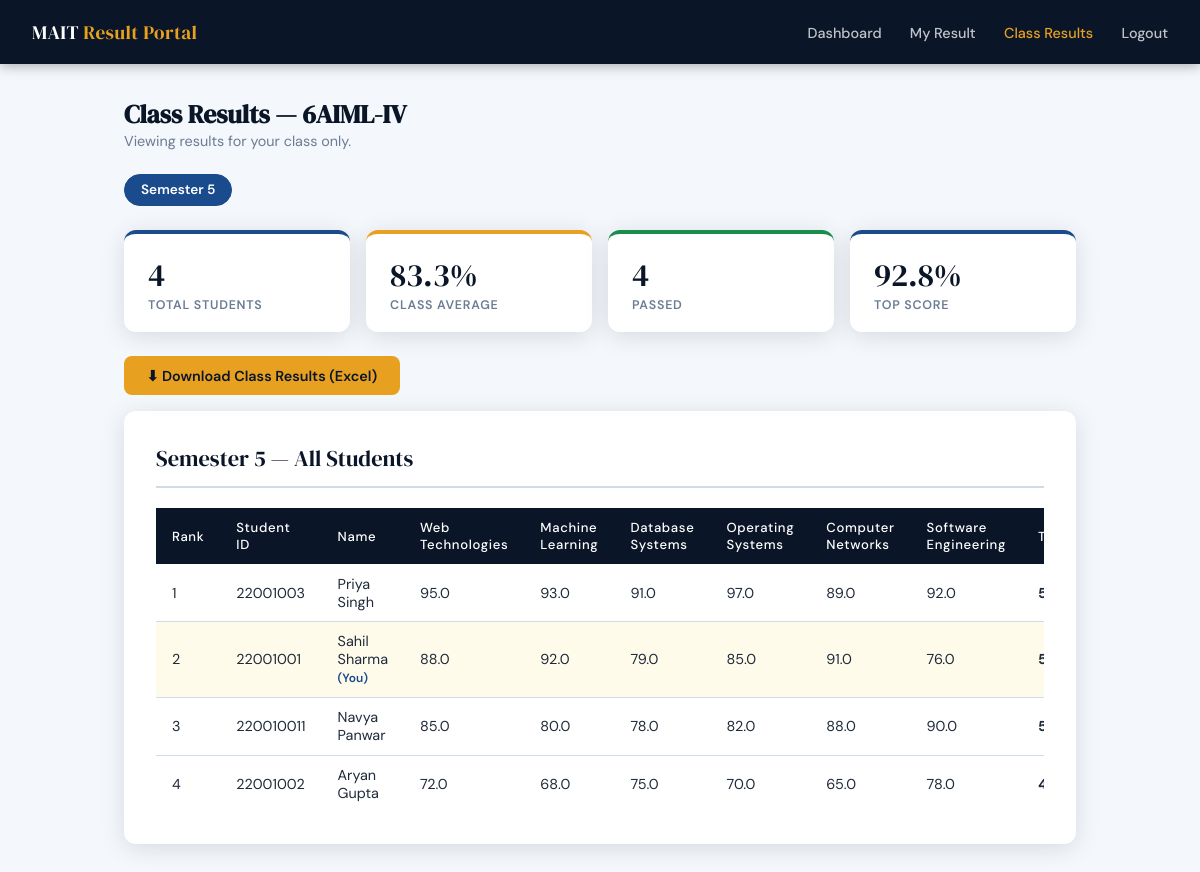
The app's page /class_results.php (signed in) with its own data.
### tables this page shows
CREATE TABLE IF NOT EXISTS Results (
    ResultID       INT          NOT NULL AUTO_INCREMENT PRIMARY KEY,
    StudentID      VARCHAR(20)  NOT NULL,
    Name           VARCHAR(100) NOT NULL,
    Class          VARCHAR(20)  NOT NULL,
    Semester       TINYINT      NOT NULL,            
    Subject1       DECIMAL(5,2) DEFAULT 0,
    Subject2       DECIMAL(5,2) DEFAULT 0,
    Subject3       DECIMAL(5,2) DEFAULT 0,
    Subject4       DECIMAL(5,2) DEFAULT 0,
    Subject5       DECIMAL(5,2) DEFAULT 0,
    Subject6       DECIMAL(5,2) DEFAULT 0,
    TotalMarks     DECIMAL(7,2) GENERATED ALWAYS AS
                       (Subject1 + Subject2 + Subject3 +
                        Subject4 + Subject5 + Subject6) STORED,
    MaxMarks       DECIMAL(7,2) NOT NULL DEFAULT 600,
    Percentage     DECIMAL(5,2) GENERATED ALWAYS AS
                       ((Subject1 + Subject2 + Subject3 +
                         Subject4 + Subject5 + Subject6)
                        / MaxMarks * 100) STORED,
    Grade          VARCHAR(5)   DEFAULT NULL,        
    UploadedAt     TIMESTAMP    DEFAULT CURRENT_TIMESTAMP,
    FOREIGN KEY (StudentID) REFERENCES Students(StudentID)
        ON DELETE CASCADE,
    UNIQUE KEY uniq_student_sem (StudentID, Semester)
);

### config.php (called while the page is built, shortened)
<?php
function requireLogin(): array {
    return $_SESSION['student'];
}

### class_results.php (the view, shortened to what this page needs)
<?php
require_once 'config.php';
$student = requireLogin();
$db = getDB();
$class = $student['class'];
$semStmt = $db->prepare("SELECT DISTINCT Semester FROM Results WHERE Class = ? ORDER BY Semester");
$semStmt->execute([$class]);
$semesters = $semStmt->fetchAll(PDO::FETCH_COLUMN);
$selectedSem = isset($_GET['sem']) ? (int)$_GET['sem'] : (end($semesters) ?: 1);
$resStmt = $db->prepare(
    "SELECT * FROM Results WHERE Class = ? AND Semester = ? ORDER BY Percentage DESC"
);
$resStmt->execute([$class, $selectedSem]);
$results = $resStmt->fetchAll();
$subjects = SUBJECT_NAMES;
?>
<!DOCTYPE html>
<html lang="en">
<head>
    <link rel="stylesheet" href="css/style.css">
</head>
<body>
<header>
    <span class="logo">MAIT <span>Result Portal</span></span>
    <nav>
        <a href="dashboard.php">Dashboard</a>
        <a href="result.php">My Result</a>
        <a href="class_results.php" class="active">Class Results</a>
        <a href="logout.php">Logout</a>
    </nav>
</header>
<div class="container">
    <div style="margin-bottom:1.5rem;">
        <h2 style="font-family:'DM Serif Display',serif; font-size:1.6rem; color:var(--navy);">
            Class Results — <?= htmlspecialchars($class) ?>
        </h2>
        <p style="color:var(--muted); font-size:.9rem;">
            Viewing results for your class only.
        </p>
    </div>
    <div class="sem-tabs">
        <?php foreach ($semesters as $sem): ?>
            <a href="?sem=<?= $sem ?>" class="sem-tab <?= $sem == $selectedSem ? 'active' : '' ?>">
                Semester <?= $sem ?>
            </a>
        <?php endforeach; ?>
    </div>
    <?php if (!$results): ?>
        <div class="alert alert-info">No results found for Semester <?= $selectedSem ?>.</div>
    <?php else: ?>
    <?php
        $percentages = array_column($results, 'Percentage');
        $avgPct = count($percentages) ? array_sum($percentages) / count($percentages) : 0;
        $topPct = max($percentages);
        $passCount = count(array_filter($percentages, fn($p) => $p >= 40));
    ?>
    <div class="stats">
        <div class="stat-box">
            <div class="val"><?= count($results) ?></div>
            <div class="lbl">Total Students</div>
        </div>
        <div class="stat-box accent">
            <div class="val"><?= number_format($avgPct, 1) ?>%</div>
            <div class="lbl">Class Average</div>
        </div>
        <div class="stat-box green">
            <div class="val"><?= $passCount ?></div>
            <div class="lbl">Passed</div>
        </div>
        <div class="stat-box">
            <div class="val"><?= number_format($topPct, 1) ?>%</div>
            <div class="lbl">Top Score</div>
        </div>
    </div>
    <div style="margin-bottom:1rem;">
        <a href="download_class.php?sem=<?= $selectedSem ?>" class="btn btn-accent">
            ⬇ Download Class Results (Excel)
        </a>
    </div>
    <div class="card">
        <div class="card-title">Semester <?= $selectedSem ?> — All Students</div>
        <div class="table-wrap">
            <table>
                <thead>
                    <tr>
                        <th>Rank</th>
                        <th>Student ID</th>
                        <th>Name</th>
                        <?php foreach ($subjects as $name): ?>
                            <th><?= htmlspecialchars($name) ?></th>
                        <?php endforeach; ?>
                        <th>Total</th>
                    </tr>
                </thead>
                <tbody>
                <?php foreach ($results as $rank => $r):
                    $isSelf = ($r['StudentID'] === $student['id']);
                ?>
                    <tr <?= $isSelf ? 'style="background:#fffbeb;"' : '' ?>>
                        <td><?= $rank + 1 ?></td>
                        <td><?= htmlspecialchars($r['StudentID']) ?></td>
                        <td>
                            <?= htmlspecialchars($r['Name']) ?>
                            <?php if ($isSelf): ?>
                                <span style="font-size:.75rem; color:var(--blue); font-weight:600;">(You)</span>
                            <?php endif; ?>
                        </td>
                        <?php foreach ($subjects as $i => $sname): ?>
                            <td><?= number_format((float)($r['Subject'.$i] ?? 0), 1) ?></td>
                        <?php endforeach; ?>
                        <td><strong><?= number_format($r['TotalMarks'], 1) ?></strong></td>
                    </tr>
                <?php endforeach; ?>
                </tbody>
            </table>
        </div>
    </div>
    <?php endif; ?>
</div>
</body>
</html>

### css/style.css (style rules this page uses)
:root { --navy: #0a1628; --blue: #1a4b8c; --accent: #e8a020; --light: #f4f7fb; --white: #ffffff; --border: #d0dae8; --text: #1e2a3a; --muted: #6b7c93; --success: #1a8c4b; --danger: #c0392b; --shadow: 0 4px 24px rgba(10,22,40,.12); }
*, *::before, *::after { box-sizing: border-box; margin: 0; padding: 0; }
body { font-family: 'DM Sans', sans-serif; background: var(--light); color: var(--text); min-height: 100vh; }
header { background: var(--navy); color: var(--white); padding: 0 2rem; display: flex; align-items: center; justify-content: space-between; height: 64px; box-shadow: 0 2px 12px rgba(0,0,0,.3); position: sticky; top: 0; z-index: 100; }
header .logo { font-family: 'DM Serif Display', serif; font-size: 1.2rem; letter-spacing: .02em; }
header .logo span { color: var(--accent); }
header nav a { color: rgba(255,255,255,.75); text-decoration: none; font-size: .9rem; font-weight: 500; margin-left: 1.5rem; transition: color .2s; }
header nav a:hover, header nav a.active { color: var(--accent); }
.container { max-width: 1000px; margin: 0 auto; padding: 2rem 1.5rem; }
.card { background: var(--white); border-radius: 12px; box-shadow: var(--shadow); padding: 2rem; margin-bottom: 1.5rem; }
.card-title { font-family: 'DM Serif Display', serif; font-size: 1.4rem; color: var(--navy); margin-bottom: 1.25rem; padding-bottom: .75rem; border-bottom: 2px solid var(--border); }
.btn { display: inline-flex; align-items: center; gap: .45rem; padding: .65rem 1.4rem; border: none; border-radius: 8px; font-family: inherit; font-size: .9rem; font-weight: 600; cursor: pointer; text-decoration: none; transition: all .2s; }
.btn-accent { background: var(--accent); color: var(--navy); }
.table-wrap { overflow-x: auto; }
table { width: 100%; border-collapse: collapse; font-size: .9rem; }
th { background: var(--navy); color: var(--white); padding: .7rem 1rem; text-align: left; font-weight: 500; font-size: .82rem; letter-spacing: .05em; }
td { padding: .65rem 1rem; border-bottom: 1px solid var(--border); }
tr:last-child td { border-bottom: none; }
.sem-tabs { display: flex; gap: .5rem; flex-wrap: wrap; margin-bottom: 1.5rem; }
.sem-tab { padding: .4rem 1rem; border-radius: 20px; border: 1.5px solid var(--border); background: var(--white); color: var(--muted); font-size: .85rem; font-weight: 600; cursor: pointer; text-decoration: none; transition: all .2s; }
.sem-tab:hover, .sem-tab.active { background: var(--blue); border-color: var(--blue); color: var(--white); }
.stats { display: grid; grid-template-columns: repeat(auto-fit, minmax(160px,1fr)); gap: 1rem; margin-bottom: 1.5rem; }
.stat-box { background: var(--white); border-radius: 12px; box-shadow: var(--shadow); padding: 1.2rem 1.5rem; border-top: 4px solid var(--blue); }
.stat-box.accent { border-top-color: var(--accent); }
.stat-box.green { border-top-color: var(--success); }
.stat-box .val { font-family: 'DM Serif Display', serif; font-size: 2rem; color: var(--navy); }
.stat-box .lbl { font-size: .78rem; font-weight: 600; color: var(--muted); text-transform: uppercase; letter-spacing: .06em; }

### records on screen
results: StudentID "22001003", Name "Priya Singh", Subject1 "95.0", Subject2 "93.0", Subject3 "91.0", Subject4 "97.0", Subject5 "89.0", Subject6 "92.0"
results: StudentID "22001001", Name "Sahil Sharma", shows "(You)", Subject1 "88.0", Subject2 "92.0", Subject3 "79.0", Subject4 "85.0", Subject5 "91.0", Subject6 "76.0"
results: StudentID "220010011", Name "Navya Panwar", Subject1 "85.0", Subject2 "80.0", Subject3 "78.0", Subject4 "82.0", Subject5 "88.0", Subject6 "90.0"
results: StudentID "22001002", Name "Aryan Gupta", Subject1 "72.0", Subject2 "68.0", Subject3 "75.0", Subject4 "70.0", Subject5 "65.0", Subject6 "78.0"

### other values on screen
$class "6AIML-IV"
$sem "5"
count($results) "4"
$avgPct "83.3"
$passCount "4"
$topPct "92.8"
$selectedSem "5"
$name "Web Technologies"
$name "Machine Learning"
$name "Database Systems"
$name "Operating Systems"
$name "Computer Networks"
$name "Software Engineering"
